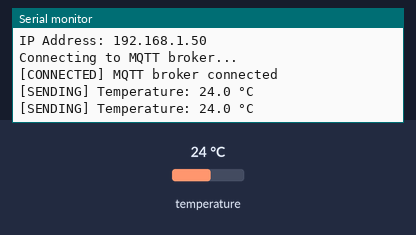
Recording of a sketch running on a simulated Arduino Uno R4 WiFi. Shown: the last lines printed to the serial monitor. Inputs (shaded band) come from the test bench; at power-on: temperature 24 °C. WiFi joins after 1.5 s; servers stay silent unless stated; no MQTT or app messages arrive unless stated.

Above: at 2.7 s.
2.8 s: temperature set to 12 °C
At 4.1 s:
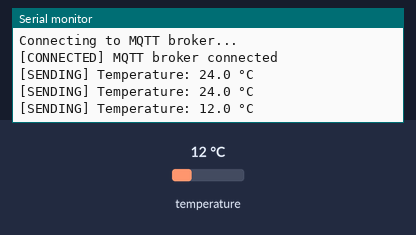
4.3 s: temperature set to 19 °C
At 5.4 s:
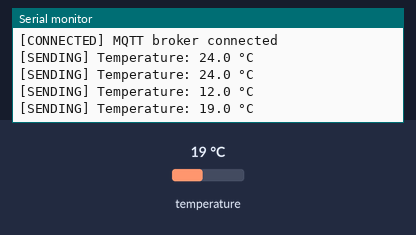
Timing chart, 0 to 7.3 s (numbered marks = the images above; inputs shaded):
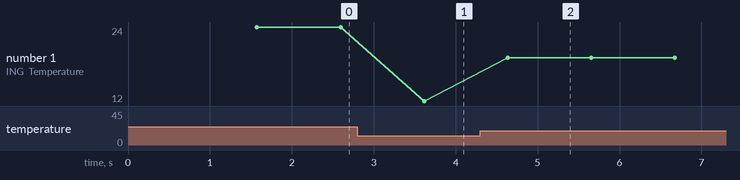

Measured:
- after the input at 2.8 s, the serial monitor: prints a new line after 0.82 s (image 1)
- after the input at 4.3 s, the serial monitor: prints a new line after 0.34 s (image 2)
- plotted number 1: 24 → 12 after the input at 2.8 s, 12 → 19 after the input at 4.3 s

The sketch:

client.ino
```cpp
#include <WiFiS3.h>
#include <ArduinoMqttClient.h>
#include <Wire.h>
#include <Adafruit_SHT31.h>

const char* ssid = ""; // WiFi SSID
const char* password = ""; // WiFi Password

const char* broker = "mqtt-dashboard.com";
const int port = 1883;

const char* pubTopic = "67070164/temp";

WiFiClient wifiClient;
MqttClient mqttClient(wifiClient);
Adafruit_SHT31 sht31 = Adafruit_SHT31();

void connectWiFi() {
    Serial.print("Connecting to Wi-Fi...");
    while (WiFi.begin(ssid, password) != WL_CONNECTED) {
        Serial.print(".");
        delay(10000);
    }
    Serial.println("\n[CONNECTED] Wi-Fi connected");
    Serial.print("IP Address: ");
    Serial.println(WiFi.localIP());
}

void connectMQTT() {
    while (!mqttClient.connected()) {
        Serial.println("Connecting to MQTT broker...");
        mqttClient.setId("UNO-R4-WiFi-SHT31");
        if (mqttClient.connect(broker, port)) {
            Serial.println("[CONNECTED] MQTT broker connected");
        }
        else {
            Serial.print("[ERROR] MQTT connection failed: ");
            Serial.println(mqttClient.connectError());
            delay(5000);
        }
    }
}

void setup() {
    Serial.begin(115200);
    Wire.begin();
    if (!sht31.begin(0x44)) {
        Serial.println("[ERROR] SHT31 sensor not found!");
        while (1) {
            delay(1000);
        }
    }
    Serial.println("[CONNECTED] SHT31 sensor detected");
    connectWiFi();
    connectMQTT();
}

void loop() {
    if (WiFi.status() != WL_CONNECTED) {
        connectWiFi();
    }
    if (!mqttClient.connected()) {
        connectMQTT();
    }
    mqttClient.poll();
    float temperature = sht31.readTemperature();
    if (!isnan(temperature)) {
        String message = String(temperature, 1);
        mqttClient.beginMessage(pubTopic, false, 1);
        mqttClient.print(message);
        if (mqttClient.endMessage() == 1) {
            Serial.print("[SENDING] Temperature: ");
            Serial.print(message);
            Serial.println(" °C");
        }
        else {
            Serial.println("[ERROR] Message publish failed");
        }
    }
    else {
        Serial.println("[ERROR] Failed to read SHT31 temperature");
    }
    delay(1000);
}
```
